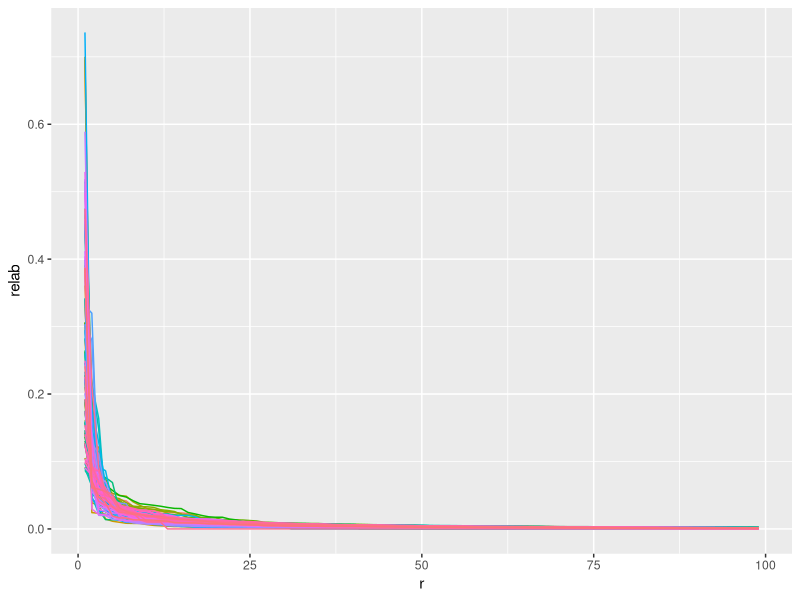
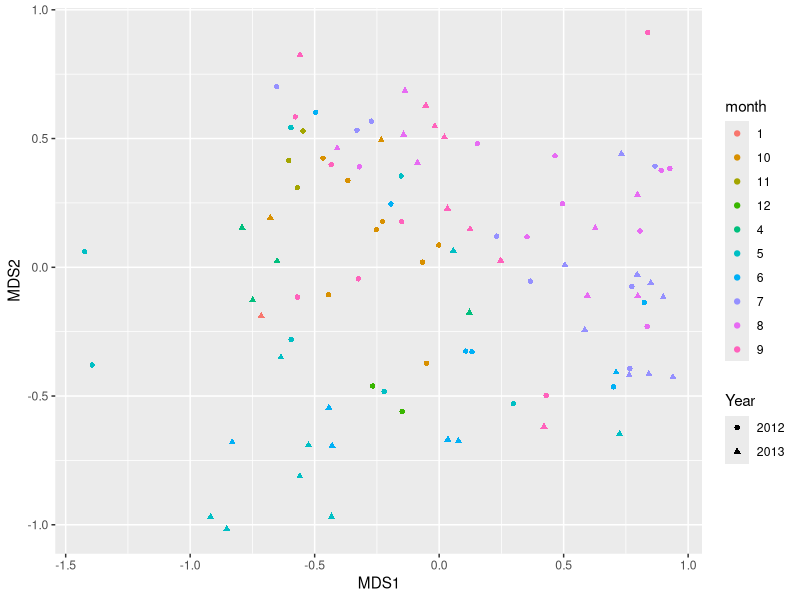
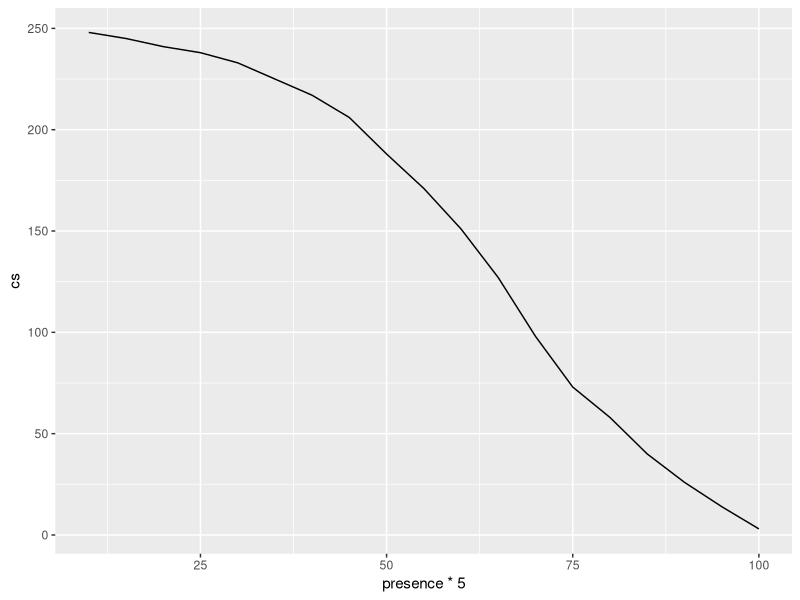

These charts were generated, in order, by the following R code:
## ---- chunk 1
knitr::opts_chunk$set(echo = FALSE, fig.path = 'figures/', cache = TRUE)
## ---- chunk 2
library(tidyverse)
library(vegan)
## ---- chunk 3
counts <- read_tsv(
  'data/ampliseq_results/abundance_table/unfiltered/feature-table.tsv',
  skip = 1,
  col_types = cols(.default = col_double(), `#OTU ID` = col_character())
) %>%
  rename(asv = `#OTU ID`) %>%
  pivot_longer(2:ncol(.), names_to = 'sample', values_to = 'count') %>%
  group_by(sample) %>% mutate(relab = count/sum(count)) %>% ungroup()
samples <- read_tsv('data/samples.tsv', col_types = 'cccDc')
taxa <- read_tsv('data/ampliseq_results/taxonomy/taxonomy.tsv', col_types = 'ccd') %>%
  transmute(asv = `Feature ID`, t = str_remove_all(Taxon, 'D_[0-9]__'), confidence = Confidence) %>%
  separate(t, c('domain', 'phylum', 'class', 'order', 'family', 'genus', 'species'), sep = ';', fill = 'right') %>%
  semi_join(counts, by = 'asv')
## ---- chunk 4
counts %>%
  group_by(sample) %>% mutate(r = rank(desc(relab), ties.method = 'random')) %>%
  filter(r < 100) %>%
  ggplot(aes(r, relab, colour = sample)) +
  geom_line(aes(group = sample)) +
  #scale_y_log10() +
  theme(legend.position = 'none')
## ---- chunk 5
nmds <- counts %>% select(sample, asv, relab) %>%
  pivot_wider(names_from = asv, values_from = relab, values_fill = 0) %>%
  data.frame() %>% column_to_rownames('sample') %>%
  metaMDS()
## ---- chunk 6
nmds$points %>% data.frame() %>% rownames_to_column('sample') %>%
  inner_join(samples, by = 'sample') %>%
  mutate(month = lubridate::month(date) %>% as.character()) %>%
  ggplot(aes(MDS1, MDS2, colour = month, shape = lubridate::year(date) %>% as.character())) +
  scale_shape_discrete('Year') +
  geom_point()
## ---- chunk 7
counts %>%
  filter(count > 0) %>%
  count(asv, name = 'presence') %>%
  mutate(presence = floor(presence/96 * 20)) %>%
  count(presence) %>%
  arrange(desc(presence)) %>%
  mutate(cs = cumsum(n)) %>%
  ggplot(aes(presence * 5, cs)) +
  geom_line()
